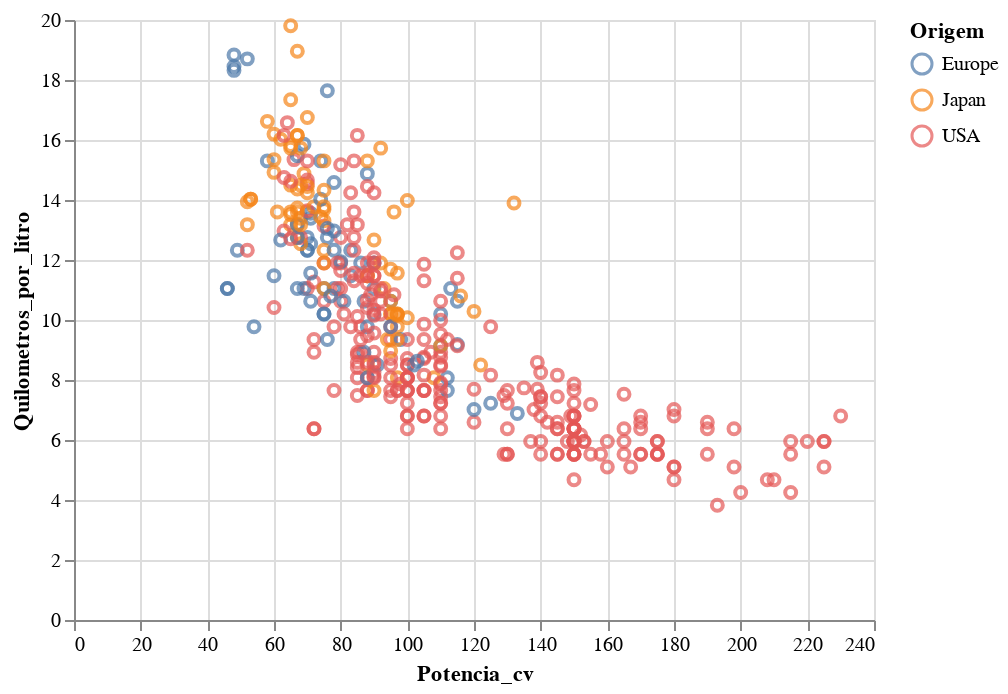

Notebook code cell kept with this figure:
### Code cell
alt.Chart(dados).mark_point().encode(
    alt.X('Potencia_cv'),
    alt.Y('Quilometros_por_litro'),
    alt.Color('Origem')
)

### Figure 1 — Vega-Lite specification as saved in the notebook (floating-point values rounded to 4 significant figures; data arrays with more than 128 entries replaced by an {"elided": "..."} marker saying what was removed)
{"config": {"view": {"continuousWidth": 400, "continuousHeight": 300}}, "data": {"name": "data-2cca25a5f4f2fbda3f8429f7c67b28b1"}, "mark": "point", "encoding": {"color": {"field": "Origem", "type": "nominal"}, "x": {"field": "Potencia_cv", "type": "quantitative"}, "y": {"field": "Quilometros_por_litro", "type": "quantitative"}}, "$schema": "https://vega.github.io/schema/vega-lite/v4.17.0.json", "datasets": {"data-2cca25a5f4f2fbda3f8429f7c67b28b1": {"elided": "406 records"}}}
